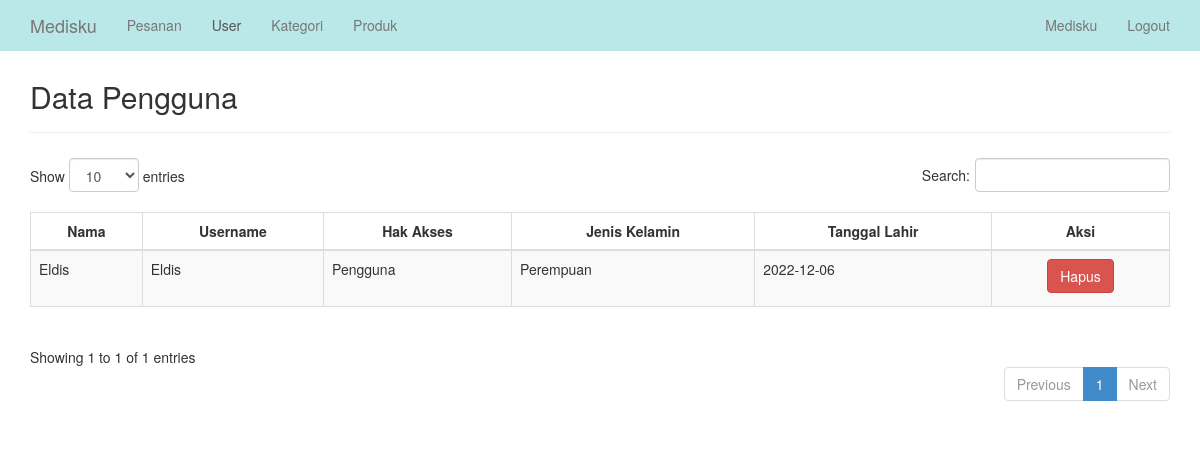
The app's page /admin/pengguna.php (signed in), older data.
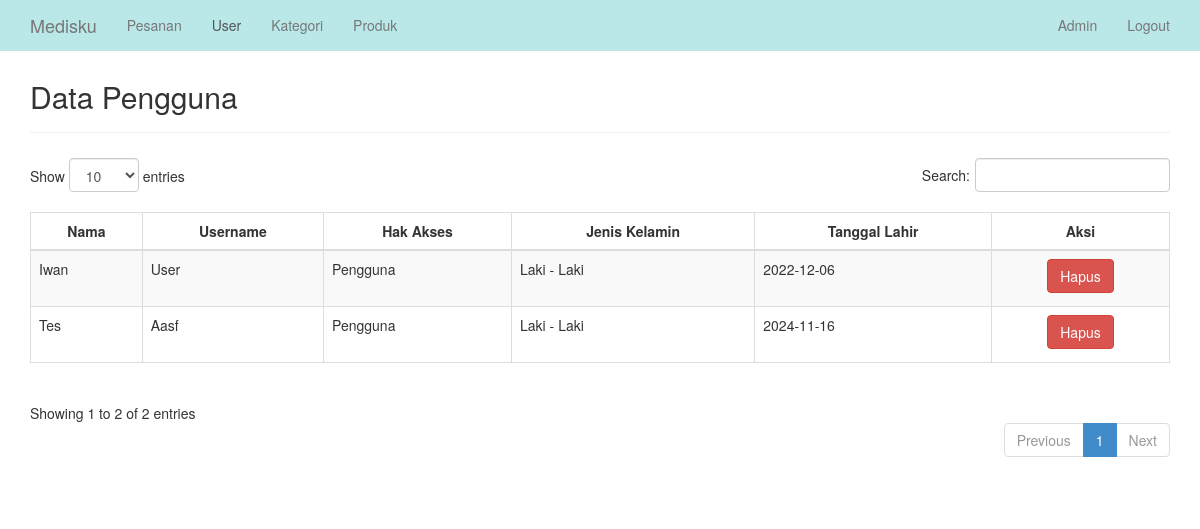
The same page, newer data.
### tables this page shows
CREATE TABLE `pengguna` (
  `id_pengguna` int NOT NULL AUTO_INCREMENT,
  `nama` varchar(20) NOT NULL,
  `jenis_kelamin` varchar(20) NOT NULL,
  `tgl_lahir` varchar(20) NOT NULL,
  `username` varchar(20) NOT NULL,
  `password` varchar(20) NOT NULL,
  `hak` varchar(25) NOT NULL,
  PRIMARY KEY (`id_pengguna`)
);

### admin/pengguna.php (the view, shortened to what this page needs)
<?php
    include "../koneksi/config.php";
?>
<!DOCTYPE html>
<html>
<head>
    <link href="../assets/css/bootstrap.css" rel="stylesheet">
    <link href="../assets/css/datatables.css" rel="stylesheet">
    <link href="../assets/css/style.css" rel="stylesheet" />
</head>
<body>
    <nav class="navbar navbar-default navbar-fixed-top" role="navigation">
        <div class="container">
            <div class="navbar-header">
                <a class="navbar-brand" href="home.php"> Medisku </a>
            </div>
            <div class="collapse navbar-collapse" id="bs-example-navbar-collapse-1">
                <ul class="nav navbar-nav">
                    <li><a href="home.php">Pesanan</a></li>
                    <li class="active"><a href="pengguna.php">User</a></li>
                    <li><a href="kategori.php">Kategori</a></li>
                    <li><a href="barang.php">Produk</a></li>
                </ul>
                <ul class="nav navbar-nav navbar-right">
                    <li>
                        <a href="user.php"><?php echo ucwords($_SESSION['nama'] ) ?></a>
                    </li>
                    <li>
                        <a href="logout.php">Logout</a>
                    </li>
                </ul>
            </div>
        </div>
    </nav>
    <div class="container">
        <br><br>
        <div class="page-header">
            <h2> Data Pengguna </h2>
        </div>
        <table id="tables" class="table table-responsive table-bordered table-striped">
            <thead>
                <tr>
                    <th style="text-align: center;">Nama</th>
                    <th style="text-align: center;">Username</th>
                    <th style="text-align: center;">Hak Akses</th>
                    <th style="text-align: center;">Jenis Kelamin</th>
                    <th style="text-align: center;">Tanggal Lahir</th>
                    <th style="text-align: center;">Aksi</th>
                </tr>
            </thead>
            <?php
                $sql = "select * from pengguna where not hak='admin'";
                $query = mysqli_query($connect, $sql);
                while ($data = mysqli_fetch_array($query)){ ?>
                    <tr>
                        <td><?php echo ucwords($data["nama"]); ?></td>
                        <td><?php echo ucwords($data["username"]); ?></td>
                        <td><?php echo ucwords($data["hak"]); ?></td>
                        <td><?php echo ucwords($data["jenis_kelamin"]); ?></td>
                        <td><?php echo ucwords($data["tgl_lahir"]); ?></td>
                        <td style="text-align: center;">
                            <a href="hapus_pengguna.php?id_pengguna=<?php echo $data["id_pengguna"]; ?>" onclick='return confirm("Anda Yakin?")' class="btn btn-danger">Hapus</a>
                        </td>
                    </tr>
                <?php }
            ?>
        </table>
    </div>
</body>
</html>

Row changes from the older to the newer data that the page shows:
changed pengguna: nama "Eldis" → "Iwan"; username "Eldis" → "User"; jenis_kelamin "Perempuan" → "Laki - Laki"
added pengguna: nama "Tes", username "Aasf", hak "Pengguna", jenis_kelamin "Laki - Laki", tgl_lahir "2024-11-16"
Text that changed along with them:
$_SESSION['nama']: "Medisku" → "Admin"
text written by a page script: "Show entries Search: Showing 1 to 1 of 1 entries Previous 1 Next" → "Show entries Search: Showing 1 to 2 of 2 entries Previous 1 Next"
